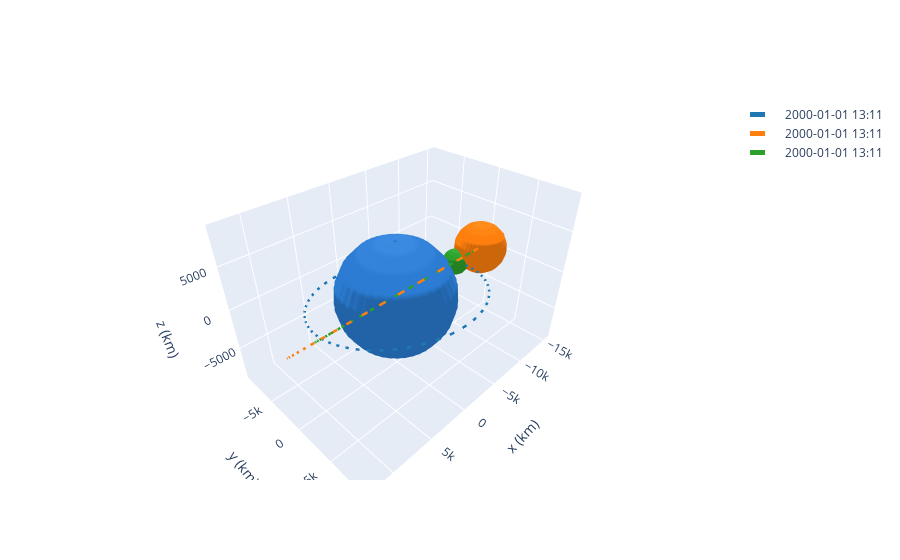

This figure's notebook cell:
### Code cell
otv.argp = 0 << u.deg

# Plot the results
frame = OrbitPlotter3D()
frame.plot(deb_1)
frame.plot(deb_2)
frame.plot(otv)

### Figure 1 — Plotly figure (JSON) as saved in the notebook; plotly's stock layout.template omitted (floating-point values rounded to 4 significant figures; data arrays with more than 128 entries replaced by an {"elided": "..."} marker saying what was removed)
{"data": [{"cauto": false, "cmax": 1, "cmin": 1, "colorscale": [[0, "#2a7bd1"], [1, "#2a7bd1"]], "name": "Earth", "showscale": false, "type": "surface", "x": {"elided": "20x20 float values"}, "y": {"elided": "20x20 float values"}, "z": {"elided": "20x20 float values"}}, {"line": {"color": "rgb(31, 119, 180)", "dash": "dash", "width": 5}, "mode": "lines", "name": "2000-01-01 13:11", "type": "scatter3d", "x": {"elided": "150 float values"}, "y": {"elided": "150 float values"}, "z": {"elided": "150 float values"}}, {"cauto": false, "cmax": 1, "cmin": 1, "colorscale": [[0, "rgb(31, 119, 180)"], [1, "rgb(31, 119, 180)"]], "name": "2000-01-01 13:11", "showscale": false, "type": "surface", "x": {"elided": "20x20 float values"}, "y": {"elided": "20x20 float values"}, "z": {"elided": "20x20 float values"}}, {"cauto": false, "cmax": 1, "cmin": 1, "colorscale": [[0, "#2a7bd1"], [1, "#2a7bd1"]], "name": "Earth", "showscale": false, "type": "surface", "x": {"elided": "20x20 float values"}, "y": {"elided": "20x20 float values"}, "z": {"elided": "20x20 float values"}}, {"cauto": false, "cmax": 1, "cmin": 1, "colorscale": [[0, "#2a7bd1"], [1, "#2a7bd1"]], "name": "Earth", "showscale": false, "type": "surface", "x": {"elided": "20x20 float values"}, "y": {"elided": "20x20 float values"}, "z": {"elided": "20x20 float values"}}, {"line": {"color": "rgb(255, 127, 14)", "dash": "dash", "width": 5}, "mode": "lines", "name": "2000-01-01 13:11", "type": "scatter3d", "x": {"elided": "150 float values"}, "y": {"elided": "150 float values"}, "z": {"elided": "150 float values"}}, {"cauto": false, "cmax": 1, "cmin": 1, "colorscale": [[0, "rgb(255, 127, 14)"], [1, "rgb(255, 127, 14)"]], "name": "2000-01-01 13:11", "showscale": false, "type": "surface", "x": {"elided": "20x20 float values"}, "y": {"elided": "20x20 float values"}, "z": {"elided": "20x20 float values"}}, {"cauto": false, "cmax": 1, "cmin": 1, "colorscale": [[0, "#2a7bd1"], [1, "#2a7bd1"]], "name": "Earth", "showscale": false, "type": "surface", "x": {"elided": "20x20 float values"}, "y": {"elided": "20x20 float values"}, "z": {"elided": "20x20 float values"}}, {"cauto": false, "cmax": 1, "cmin": 1, "colorscale": [[0, "#2a7bd1"], [1, "#2a7bd1"]], "name": "Earth", "showscale": false, "type": "surface", "x": {"elided": "20x20 float values"}, "y": {"elided": "20x20 float values"}, "z": {"elided": "20x20 float values"}}, {"line": {"color": "rgb(44, 160, 44)", "dash": "dash", "width": 5}, "mode": "lines", "name": "2000-01-01 13:11", "type": "scatter3d", "x": {"elided": "150 float values"}, "y": {"elided": "150 float values"}, "z": {"elided": "150 float values"}}, {"cauto": false, "cmax": 1, "cmin": 1, "colorscale": [[0, "rgb(44, 160, 44)"], [1, "rgb(44, 160, 44)"]], "name": "2000-01-01 13:11", "showscale": false, "type": "surface", "x": {"elided": "20x20 float values"}, "y": {"elided": "20x20 float values"}, "z": {"elided": "20x20 float values"}}, {"cauto": false, "cmax": 1, "cmin": 1, "colorscale": [[0, "#2a7bd1"], [1, "#2a7bd1"]], "name": "Earth", "showscale": false, "type": "surface", "x": {"elided": "20x20 float values"}, "y": {"elided": "20x20 float values"}, "z": {"elided": "20x20 float values"}}], "layout": {"autosize": true, "scene": {"aspectmode": "data", "xaxis": {"title": {"text": "x (km)"}}, "yaxis": {"title": {"text": "y (km)"}}, "zaxis": {"title": {"text": "z (km)"}}}}}
